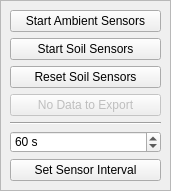
   <widget class="QFrame" name="Capture_frame_2">
    <property name="enabled">
     <bool>true</bool>
    </property>
    <property name="geometry">
     <rect>
      <x>660</x>
      <y>370</y>
      <width>171</width>
      <height>191</height>
     </rect>
    </property>
    <property name="frameShape">
     <enum>QFrame::StyledPanel</enum>
    </property>
    <property name="frameShadow">
     <enum>QFrame::Raised</enum>
    </property>
    <widget class="QWidget" name="gridLayoutWidget">
     <property name="geometry">
      <rect>
       <x>10</x>
       <y>10</y>
       <width>151</width>
       <height>171</height>
      </rect>
     </property>
     <layout class="QGridLayout" name="gridLayout">
      <item row="5" column="0">
       <widget class="Line" name="line_18">
        <property name="orientation">
         <enum>Qt::Horizontal</enum>
        </property>
       </widget>
      </item>
      <item row="0" column="0">
       <widget class="QPushButton" name="start_ambient_sensors_pushButton">
        <property name="enabled">
         <bool>true</bool>
        </property>
        <property name="sizePolicy">
         <sizepolicy hsizetype="Minimum" vsizetype="Expanding">
          <horstretch>0</horstretch>
          <verstretch>0</verstretch>
         </sizepolicy>
        </property>
        <property name="toolTip">
         <string>Start collecting data from ambient sensors</string>
        </property>
        <property name="text">
         <string>Start Ambient Sensors</string>
        </property>
       </widget>
      </item>
      <item row="7" column="0">
       <widget class="QSpinBox" name="sensor_set_interval_spinBox">
        <property name="toolTip">
         <string>Set data gathering interval</string>
        </property>
        <property name="suffix">
         <string> s</string>
        </property>
        <property name="prefix">
         <string/>
        </property>
        <property name="minimum">
         <number>10</number>
        </property>
        <property name="maximum">
         <number>999</number>
        </property>
        <property name="value">
         <number>60</number>
        </property>
       </widget>
      </item>
      <item row="3" column="0">
       <widget class="QPushButton" name="sensor_export_data_pushButton">
        <property name="enabled">
         <bool>false</bool>
        </property>
        <property name="toolTip">
         <string>Export data as a .csv file</string>
        </property>
        <property name="text">
         <string>No Data to Export</string>
        </property>
       </widget>
      </item>
      <item row="1" column="0">
       <widget class="QPushButton" name="start_soil_sensors_pushButton">
        <property name="enabled">
         <bool>true</bool>
        </property>
        <property name="sizePolicy">
         <sizepolicy hsizetype="Minimum" vsizetype="Expanding">
          <horstretch>0</horstretch>
          <verstretch>0</verstretch>
         </sizepolicy>
        </property>
        <property name="toolTip">
         <string>Start collecting data from soil sensor</string>
        </property>
        <property name="text">
         <string>Start Soil Sensors</string>
        </property>
       </widget>
      </item>
      <item row="8" column="0">
       <widget class="QPushButton" name="sensor_set_interval_pushButton">
        <property name="toolTip">
         <string>Confirm sensor data gathering interval</string>
        </property>
        <property name="text">
         <string>Set Sensor Interval</string>
        </property>
       </widget>
      </item>
      <item row="2" column="0">
       <widget class="QPushButton" name="soil_sensor_reset_pushButton">
        <property name="text">
         <string>Reset Soil Sensors</string>
        </property>
       </widget>
      </item>
     </layout>
    </widget>
   </widget>
